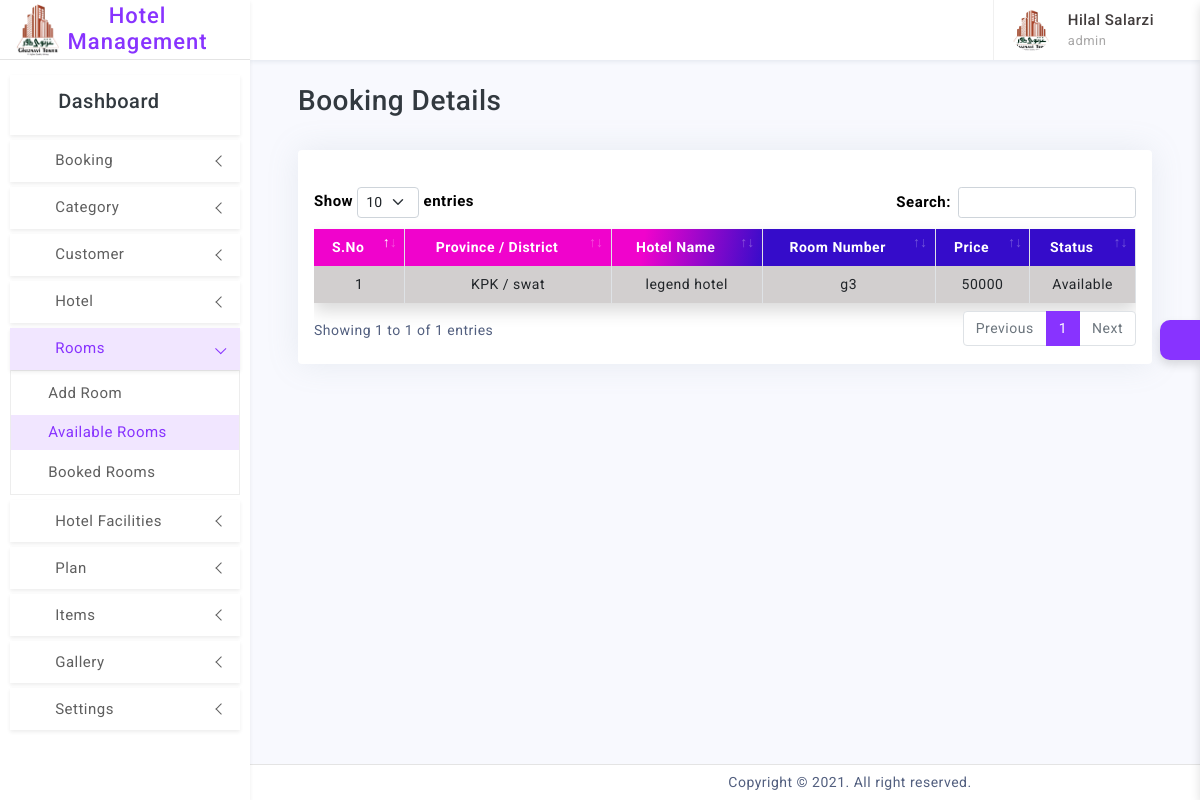
Page /pages/administrator/room.php (signed in) on the committed database.
### tables this page shows
CREATE TABLE `system_users` (
  `id` int(11) NOT NULL,
  `role_id` int(11) NOT NULL,
  `status` int(11) NOT NULL DEFAULT 0,
  `name` varchar(100) NOT NULL,
  `username` varchar(50) NOT NULL,
  `email` varchar(50) NOT NULL,
  `password` varchar(100) NOT NULL,
  `contact` varchar(50) NOT NULL,
  `image` varchar(255) NOT NULL,
  `address` varchar(255) NOT NULL,
  `signupdate` date NOT NULL
);

CREATE TABLE `room` (
  `id` int(11) NOT NULL,
  `name` varchar(100) NOT NULL,
  `hotel_id` int(11) NOT NULL,
  `price` int(11) NOT NULL,
  `status` varchar(20) NOT NULL,
  `contract_id` int(11) NOT NULL
);

CREATE TABLE `province` (
  `id` int(11) NOT NULL,
  `name` varchar(50) NOT NULL
);

CREATE TABLE `district` (
  `id` int(11) NOT NULL,
  `name` varchar(50) NOT NULL,
  `province_id` int(11) NOT NULL
);

CREATE TABLE `hotel` (
  `id` int(11) NOT NULL,
  `district_id` int(11) NOT NULL,
  `name` varchar(255) NOT NULL,
  `picture` varchar(255) NOT NULL,
  `category_id` int(11) NOT NULL,
  `latitude` varchar(50) NOT NULL,
  `longitude` varchar(50) NOT NULL,
  `phone` varchar(15) NOT NULL,
  `address` varchar(255) NOT NULL,
  `comment` varchar(255) NOT NULL
);

### pages/administrator/room.php (the view, shortened to what this page needs)
<?php include("include/header.php") ?>
<div class="page-content">
    <div class="row mb-2">
        <div class="col-md-12">
            <h3 class="ps-4">Booking Details</h3>
        </div>
        <div>
            <div class="page-content container-fluid">
                <div class="row">
                    <div class="col-md-12">
                        <div class="card my-only-div-shadow">
                            <div class="card-body">
                                <?php
                                $sql = "SELECT room.name,district.name as disname,province.name as proname, hotel.name as hotel_name, room.price, room.status FROM room
                                        inner join  hotel ON room.hotel_id = hotel.id
                                        inner join district on district.id=hotel.district_id
                                        inner join province on province.id=district.province_id
                                        where room.status='Available'
                                        ";
                                $run = mysqli_query($connection, $sql);
                                $row = mysqli_num_rows($run);
                                if ($row > 0) {
                                ?>
                                    <br>
                                    <div class="table-responsive">
                                        <table class="table table-bordered table-hover shadow datatable text-center table-striped my-only-div-shadow">
                                            <thead class="my-table-style bg-dark text-white ">
                                                <th>S.No</th>
                                                <th>Province / District</th>
                                                <th>Hotel Name</th>
                                                <th>Room Number</th>
                                                <th>Price</th>
                                                <th>Status</th>
                                            </thead>
                                            <tbody class="table-font-size">
                                                <?php
                                                $serial = 1;
                                                while ($data = mysqli_fetch_assoc($run)) {
                                                ?>
                                                    <tr>
                                                        <td><?php echo $serial++ ?></td>
                                                        <td><?php echo $data['proname']; ?> / <?php echo $data['disname']; ?></td>
                                                        <td><?php echo $data['hotel_name']; ?></td>
                                                        <td><?php echo $data['name']; ?></td>
                                                        <td><?php echo $data['price']; ?></td>
                                                        <td><?php echo $data['status']; ?></td>
                                                    </tr>
                                                <?php } ?>
                                            </tbody>
                                        </table>
                                    <?php
                                } else {
                                    echo "<h3>No Results Found</h3>";
                                }
                                    ?>
                                    </div>
                            </div>
                        </div>
                    </div>
                </div>
            </div>
        </div>
        <?php include("include/footer.php") ?>

### pages/administrator/include/head.php (shortened to what this page needs)
  <?php
$fetchData1= "SELECT * FROM system_users WHERE id='$user_id'";
$runData1 = mysqli_query($connection,$fetchData1);
$rowData1 = mysqli_fetch_array($runData1);
  $name       = $rowData1['name'];
  $username   = $rowData1['username'];
  $image      = $rowData1['image'];
  $pathImg    = "../../images/admin_profile" . $image;
 ?>
<header class="printBlock">
  <div class="topbar d-flex align-items-center">
    <nav class="navbar navbar-expand">
      <div class="user-box dropdown">
        <a class="d-flex align-items-center nav-link dropdown-toggle dropdown-toggle-nocaret" href="#" role="button" data-bs-toggle="dropdown" aria-expanded="false">
          <img src="<?php echo $pathImg ?>" class="user-img" alt="user avatar">
          <div class="user-info ps-3">
            <p class="user-name mb-0"><?php echo $name ?></p>
            <p class="designattion mb-0"><?php echo $username ?></p>
          </div>
        </a>
      </div>
    </nav>
  </div>
</header>

### assets/css/app.css (style rules this page uses)
body { font-size: 14px; letter-spacing: 0.5px; overflow-x: hidden; font-family: 'Roboto', sans-serif; }
a { text-decoration: none; }
.topbar { position: fixed; top: 0; left: 250px; right: 0; height: 60px; background: #ffffff; border-bottom: 1px solid rgb(228 228 228 / 0%); background-clip: border-box; z-index: 10; box-shadow: 0 0.125rem 0.25rem rgb(136 152 170 / 15%); }
.topbar .navbar { width: 100%; height: 60px; padding-left: 30px; padding-right: 30px; }
.page-content { padding: 1.5rem; }
.dropdown-toggle-nocaret:after { display: none }
.user-img { width: 42px; height: 42px; border-radius: 50%; border: 0px solid #e5e5e5; padding: 0px; }
.user-info .user-name { font-size: 15px; font-weight: 500; color: #413c3c; }
.user-info .designattion { font-size: 13px; color: #a9a8a8; }
.user-box { display: flex; align-items: center; height: 60px; border-left: 1px solid #f0f0f0; margin-left: 1rem; }
.my-table-style { background-image: linear-gradient(280deg, #350cca 45%, #f003cc 60%); }
.table-font-size { font-size: 14px; }
.table-striped>tbody>tr:nth-of-type(odd) { background-color: rgb(221, 218, 218) !important; }

### rows in the picture
system_users: image (picture), name "Hilal Salarzi", username "admin"
room: province.name "KPK", district.name "swat", hotel.name "legend hotel", name "g3", price "50000", status "Available"
